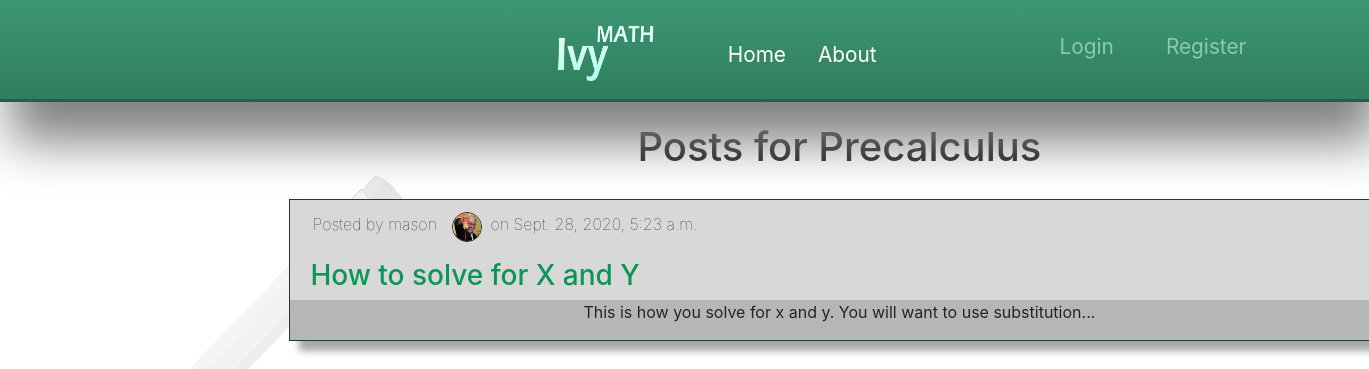
Page /prec on the committed database.
### boards/models.py (models this page shows, shortened)
class postPrec(models.Model):
    title = models.CharField(max_length=100)
    content = models.TextField()
    date_posted = models.DateTimeField(default=timezone.now)
    author = models.ForeignKey(User, on_delete=models.CASCADE)
    clip = models.FileField(upload_to='user_videos/',null=True)

### users/models.py (models this page shows, shortened)
class Profile(models.Model):
    user = models.OneToOneField(User, on_delete = models.CASCADE)
    image = models.ImageField(default='default.jpg', upload_to='profile_pics')

### boards/views.py (the view)
# urls.py: path('prec',PostListViewPrec.as_view(),name='prec'),
class PostListViewPrec(ListView):
    model = postPrec
    template_name = 'boards/prec.html'
    context_object_name = 'postsPrec'
    ordering = ['-date_posted']

### boards/templates/boards/prec.html (shortened to what this page needs)
{%extends  "boards/base.html" %}
{% block content %}
<h1>Posts for Precalculus</h1>
{% for post in postsPrec %}
    <div class="postview">
        <div class="postedby-container">
            <div class="postedby">
                <div class="postedby-text"><p> Posted by {{post.author}}</p></div>
                <div class="postedby-img"><img style="width: 30px; height: 30px; border-radius: 60%; margin-bottom: 4px; border-style: solid; border-width: 1px;" src= " {{post.author.profile.image.url}}"></div>
                <div><p>on {{ post.date_posted }}</p></div>
            </div>
            <div></div>
        </div>
        <div class="title">
            <h3><a href="{% url 'post-detail-prec' post.id %}" style="text-decoration: none; color: rgb(12, 150, 85);">{{ post.title }}</a></h3>
        </div>
        <div class="postcont-container">
            <div class="postcont">
                <p>{{ post.content|truncatewords:20 }}...</p>
            </div>
        </div>
    </div>
{%endfor%}
{% endblock content %}

### boards/static/style.css (style rules this page uses)
body { background-image:url("background.png"); }
.postview { margin: 0 auto; border-style: solid; border-width: 1px; border-color: rgb(31, 59, 46); width: 1100px; display: grid; background-color: rgb(216, 216, 216); box-shadow: 10px 10px 7px rgb(168, 168, 168); }
.postcont { margin-left: 30px; margin-right: 30px; background-color: rgb(182, 182, 182); }
.postcont-container { background-color: rgb(182, 182, 182); }
.title { line-height: 60%; text-align: left; text-indent: 20px; color: rgb(16, 128, 81); }
.postedby-container { display: grid; grid-template-columns: 60% 40%; margin-top: 5px; }
.postedby { margin-left: 0px; display: grid; grid-template-columns: 24% 2% 40%; font-weight: 2.5; padding: 7px; }
.postedby-text { width: 100%; }
.postedby-img { width: 100%; }

### rows in the picture
postPrec: author "mason", author.profile.image (picture), date_posted "Sept. 28, 2020, 5:23 a.m.", title "How to solve for X and Y", content "This is how you solve for x and y. You will want to use substitution"
